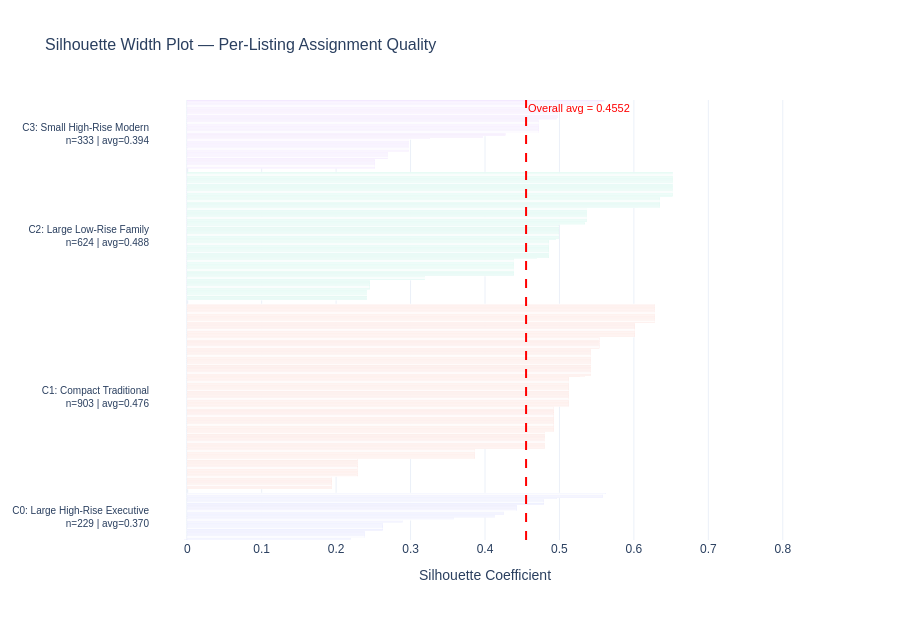

This figure's notebook cell:
### Code cell
# Silhouette Width Plot — per-observation validation
# Each horizontal bar = one listing, coloured by cluster, sorted by silhouette value.
# Red dashed line = overall mean (0.4552). Near-zero negative bars = near-zero misassigned listings.
# C2 (Large Low-Rise Family) has the tightest cohesion; C0 and C3 sit closer to the floor boundary.

from sklearn.metrics import silhouette_samples

sil_vals = silhouette_samples(X_final, df_clean['cluster'])
df_clean['sil_val'] = sil_vals
overall_sil = silhouette_score(X_final, df_clean['cluster'])

cluster_display = {
    0: 'C0: Large High-Rise Executive',
    1: 'C1: Compact Traditional',
    2: 'C2: Large Low-Rise Family',
    3: 'C3: Small High-Rise Modern'
}

fig = go.Figure()
y_lower = 0
tick_vals, tick_text = [], []

for cid in sorted(df_clean['cluster'].unique()):
    vals = np.sort(sil_vals[df_clean['cluster'] == cid])
    n    = len(vals)
    y_upper = y_lower + n

    fig.add_trace(go.Bar(
        x=vals,
        y=list(range(y_lower, y_upper)),
        orientation='h',
        marker=dict(color=COLOR_PALETTE[cid], opacity=0.82),
        name=cluster_display[cid],
        showlegend=True
    ))

    tick_vals.append((y_lower + y_upper) // 2)
    tick_text.append(f'{cluster_display[cid]}<br>n={n} | avg={vals.mean():.3f}')
    y_lower = y_upper + 20

fig.add_vline(x=overall_sil, line_dash='dash', line_color='red', line_width=2,
    annotation_text=f'Overall avg = {overall_sil:.4f}',
    annotation_position='top right',
    annotation_font=dict(color='red', size=FONT_SIZE_TEXT, family=FONT_FAMILY))

fig.update_layout(
    title=dict(text='Silhouette Width Plot — Per-Listing Assignment Quality',
               font=dict(family=FONT_FAMILY, size=FONT_SIZE_TITLE)),
    xaxis=dict(title='Silhouette Coefficient', range=[-0.05, 0.85]),
    yaxis=dict(tickmode='array', tickvals=tick_vals, ticktext=tick_text,
               tickfont=dict(size=10)),
    font=dict(family=FONT_FAMILY, size=FONT_SIZE_AXIS),
    height=620, showlegend=False
)
fig.show()

print('Per-cluster silhouette breakdown:')
print(f'  {"Cluster":<28} {"n":>5} {"Mean":>8} {"Min":>8} {"Neg":>6}')
print('  ' + '-'*60)
for cid in sorted(df_clean['cluster'].unique()):
    sv = sil_vals[df_clean['cluster'] == cid]
    print(f'  {cluster_display[cid]:<28} {len(sv):>5} {sv.mean():>8.4f} {sv.min():>8.4f} {(sv<0).sum():>6}')
print()
print('Key observations:')
print('  • Near-zero negative-silhouette listings — virtually all listings are closer to their own cluster than any other.')
print('  • C2 (Large Low-Rise Family) has the highest per-cluster mean silhouette: tight, homogeneous group.')
print('  • C0 (Large High-Rise Executive) and C3 (Small High-Rise Modern) have lower averages,')
print('    reflecting that high-floor properties sit closer to the boundary in standardized space.')

### Figure 1 — Plotly figure (JSON) as saved in the notebook; plotly's stock layout.template omitted (floating-point values rounded to 4 significant figures; data arrays with more than 128 entries replaced by an {"elided": "..."} marker saying what was removed)
{"data": [{"marker": {"color": "#636EFA", "opacity": 0.82}, "name": "C0: Large High-Rise Executive", "orientation": "h", "showlegend": true, "type": "bar", "x": {"elided": "229 float values"}, "y": {"elided": "229 int values"}}, {"marker": {"color": "#EF553B", "opacity": 0.82}, "name": "C1: Compact Traditional", "orientation": "h", "showlegend": true, "type": "bar", "x": {"elided": "903 float values"}, "y": {"elided": "903 int values"}}, {"marker": {"color": "#00CC96", "opacity": 0.82}, "name": "C2: Large Low-Rise Family", "orientation": "h", "showlegend": true, "type": "bar", "x": {"elided": "624 float values"}, "y": {"elided": "624 int values"}}, {"marker": {"color": "#AB63FA", "opacity": 0.82}, "name": "C3: Small High-Rise Modern", "orientation": "h", "showlegend": true, "type": "bar", "x": {"elided": "333 float values"}, "y": {"elided": "333 int values"}}], "layout": {"annotations": [{"font": {"color": "red", "family": "Arial", "size": 11}, "showarrow": false, "text": "Overall avg = 0.4552", "x": 0.4552, "xanchor": "left", "xref": "x", "y": 1, "yanchor": "top", "yref": "y domain"}], "font": {"family": "Arial", "size": 12}, "height": 620, "shapes": [{"line": {"color": "red", "dash": "dash", "width": 2}, "type": "line", "x0": 0.4552, "x1": 0.4552, "xref": "x", "y0": 0, "y1": 1, "yref": "y domain"}], "showlegend": false, "title": {"font": {"family": "Arial", "size": 16}, "text": "Silhouette Width Plot — Per-Listing Assignment Quality"}, "xaxis": {"range": [-0.05, 0.85], "title": {"text": "Silhouette Coefficient"}}, "yaxis": {"tickfont": {"size": 10}, "tickmode": "array", "ticktext": ["C0: Large High-Rise Executive<br>n=229 | avg=0.370", "C1: Compact Traditional<br>n=903 | avg=0.476", "C2: Large Low-Rise Family<br>n=624 | avg=0.488", "C3: Small High-Rise Modern<br>n=333 | avg=0.394"], "tickvals": [114, 700, 1484, 1982]}}}
